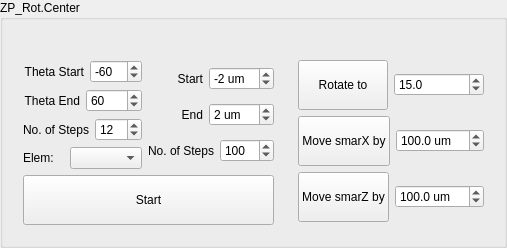
             <widget class="QGroupBox" name="groupBox_34">
              <property name="title">
               <string>ZP_Rot.Center</string>
              </property>
              <layout class="QGridLayout" name="gridLayout_66">
               <item row="1" column="0">
                <layout class="QGridLayout" name="gridLayout_65">
                 <item row="0" column="0">
                  <widget class="QWidget" name="widget_7" native="true">
                   <layout class="QGridLayout" name="gridLayout_63">
                    <item row="0" column="0">
                     <layout class="QGridLayout" name="gridLayout_64">
                      <item row="0" column="0">
                       <layout class="QVBoxLayout" name="verticalLayout_41">
                        <item>
                         <layout class="QVBoxLayout" name="verticalLayout_42">
                          <item>
                           <layout class="QHBoxLayout" name="horizontalLayout_66">
                            <item>
                             <widget class="QLabel" name="label_103">
                              <property name="text">
                               <string>Theta Start</string>
                              </property>
                              <property name="alignment">
                               <set>Qt::AlignRight|Qt::AlignTrailing|Qt::AlignVCenter</set>
                              </property>
                             </widget>
                            </item>
                            <item>
                             <widget class="QSpinBox" name="spinBox_13">
                              <property name="sizePolicy">
                               <sizepolicy hsizetype="Minimum" vsizetype="Fixed">
                                <horstretch>0</horstretch>
                                <verstretch>0</verstretch>
                               </sizepolicy>
                              </property>
                              <property name="suffix">
                               <string/>
                              </property>
                              <property name="minimum">
                               <number>-120</number>
                              </property>
                              <property name="maximum">
                               <number>120</number>
                              </property>
                              <property name="singleStep">
                               <number>10</number>
                              </property>
                              <property name="value">
                               <number>-60</number>
                              </property>
                              <property name="displayIntegerBase">
                               <number>10</number>
                              </property>
                             </widget>
                            </item>
                           </layout>
                          </item>
                          <item>
                           <layout class="QHBoxLayout" name="horizontalLayout_67">
                            <item>
                             <widget class="QLabel" name="label_104">
                              <property name="text">
                               <string>Theta End</string>
                              </property>
                              <property name="alignment">
                               <set>Qt::AlignRight|Qt::AlignTrailing|Qt::AlignVCenter</set>
                              </property>
                             </widget>
                            </item>
                            <item>
                             <widget class="QSpinBox" name="spinBox_16">
                              <property name="sizePolicy">
                               <sizepolicy hsizetype="Minimum" vsizetype="Fixed">
                                <horstretch>0</horstretch>
                                <verstretch>0</verstretch>
                               </sizepolicy>
                              </property>
                              <property name="suffix">
                               <string/>
                              </property>
                              <property name="minimum">
                               <number>-120</number>
                              </property>
                              <property name="maximum">
                               <number>120</number>
                              </property>
                              <property name="singleStep">
                               <number>10</number>
                              </property>
                              <property name="value">
                               <number>60</number>
                              </property>
                             </widget>
                            </item>
                           </layout>
                          </item>
                          <item>
                           <layout class="QHBoxLayout" name="horizontalLayout_70">
                            <item>
                             <widget class="QLabel" name="label_107">
                              <property name="text">
                               <string>No. of Steps</string>
                              </property>
                              <property name="alignment">
                               <set>Qt::AlignRight|Qt::AlignTrailing|Qt::AlignVCenter</set>
                              </property>
                             </widget>
                            </item>
                            <item>
                             <widget class="QSpinBox" name="spinBox_17">
                              <property name="sizePolicy">
                               <sizepolicy hsizetype="Minimum" vsizetype="Fixed">
                                <horstretch>0</horstretch>
                                <verstretch>0</verstretch>
                               </sizepolicy>
                              </property>
                              <property name="suffix">
                               <string/>
                              </property>
                              <property name="minimum">
                               <number>1</number>
                              </property>
                              <property name="maximum">
                               <number>100</number>
                              </property>
                              <property name="value">
                               <number>12</number>
                              </property>
                             </widget>
                            </item>
                           </layout>
                          </item>
                         </layout>
                        </item>
                        <item>
                         <layout class="QHBoxLayout" name="horizontalLayout_71">
                          <item>
                           <widget class="QLabel" name="label_98">
                            <property name="text">
                             <string>Elem:</string>
                            </property>
                           </widget>
                          </item>
                          <item>
                           <widget class="QComboBox" name="cb_zp_rot_elem"/>
                          </item>
                         </layout>
                        </item>
                       </layout>
                      </item>
                      <item row="0" column="1">
                       <layout class="QVBoxLayout" name="verticalLayout_43">
                        <item>
                         <layout class="QHBoxLayout" name="horizontalLayout_72">
                          <item>
                           <widget class="QLabel" name="label_108">
                            <property name="text">
                             <string>Start</string>
                            </property>
                            <property name="alignment">
                             <set>Qt::AlignRight|Qt::AlignTrailing|Qt::AlignVCenter</set>
                            </property>
                           </widget>
                          </item>
                          <item>
                           <widget class="QSpinBox" name="spinBox_18">
                            <property name="sizePolicy">
                             <sizepolicy hsizetype="Preferred" vsizetype="Fixed">
                              <horstretch>0</horstretch>
                              <verstretch>0</verstretch>
                             </sizepolicy>
                            </property>
                            <property name="suffix">
                             <string> um</string>
                            </property>
                            <property name="minimum">
                             <number>-15</number>
                            </property>
                            <property name="maximum">
                             <number>15</number>
                            </property>
                            <property name="singleStep">
                             <number>2</number>
                            </property>
                            <property name="value">
                             <number>-2</number>
                            </property>
                           </widget>
                          </item>
                         </layout>
                        </item>
                        <item>
                         <layout class="QHBoxLayout" name="horizontalLayout_73">
                          <item>
                           <widget class="QLabel" name="label_109">
                            <property name="text">
                             <string>End</string>
                            </property>
                            <property name="alignment">
                             <set>Qt::AlignRight|Qt::AlignTrailing|Qt::AlignVCenter</set>
                            </property>
                           </widget>
                          </item>
                          <item>
                           <widget class="QSpinBox" name="spinBox_19">
                            <property name="sizePolicy">
                             <sizepolicy hsizetype="Preferred" vsizetype="Fixed">
                              <horstretch>0</horstretch>
                              <verstretch>0</verstretch>
                             </sizepolicy>
                            </property>
                            <property name="suffix">
                             <string> um</string>
                            </property>
                            <property name="minimum">
                             <number>-15</number>
                            </property>
                            <property name="maximum">
                             <number>15</number>
                            </property>
                            <property name="singleStep">
                             <number>2</number>
                            </property>
                            <property name="value">
                             <number>2</number>
                            </property>
                           </widget>
                          </item>
                         </layout>
                        </item>
                        <item>
                         <layout class="QHBoxLayout" name="horizontalLayout_74">
                          <item>
                           <widget class="QLabel" name="label_110">
                            <property name="text">
                             <string>No. of Steps</string>
                            </property>
                            <property name="alignment">
                             <set>Qt::AlignRight|Qt::AlignTrailing|Qt::AlignVCenter</set>
                            </property>
                           </widget>
                          </item>
                          <item>
                           <widget class="QSpinBox" name="spinBox_20">
                            <property name="sizePolicy">
                             <sizepolicy hsizetype="Preferred" vsizetype="Fixed">
                              <horstretch>0</horstretch>
                              <verstretch>0</verstretch>
                             </sizepolicy>
                            </property>
                            <property name="suffix">
                             <string/>
                            </property>
                            <property name="minimum">
                             <number>1</number>
                            </property>
                            <property name="maximum">
                             <number>1000</number>
                            </property>
                            <property name="value">
                             <number>100</number>
                            </property>
                           </widget>
                          </item>
                         </layout>
                        </item>
                       </layout>
                      </item>
                      <item row="1" column="0" colspan="2">
                       <widget class="QPushButton" name="pushButton_8">
                        <property name="sizePolicy">
                         <sizepolicy hsizetype="Expanding" vsizetype="Fixed">
                          <horstretch>0</horstretch>
                          <verstretch>0</verstretch>
                         </sizepolicy>
                        </property>
                        <property name="text">
                         <string>
Start
</string>
                        </property>
                       </widget>
                      </item>
                     </layout>
                    </item>
                   </layout>
                  </widget>
                 </item>
                 <item row="0" column="1">
                  <widget class="QWidget" name="widget_8" native="true">
                   <layout class="QGridLayout" name="gridLayout_62">
                    <item row="0" column="0">
                     <layout class="QHBoxLayout" name="horizontalLayout_79">
                      <item>
                       <widget class="QPushButton" name="pushButton_11">
                        <property name="text">
                         <string>
Rotate to
</string>
                        </property>
                       </widget>
                      </item>
                      <item>
                       <widget class="QDoubleSpinBox" name="doubleSpinBox_5">
                        <property name="suffix">
                         <string/>
                        </property>
                        <property name="decimals">
                         <number>1</number>
                        </property>
                        <property name="minimum">
                         <double>-120.000000000000000</double>
                        </property>
                        <property name="maximum">
                         <double>120.000000000000000</double>
                        </property>
                        <property name="singleStep">
                         <double>5.000000000000000</double>
                        </property>
                        <property name="value">
                         <double>15.000000000000000</double>
                        </property>
                       </widget>
                      </item>
                     </layout>
                    </item>
                    <item row="1" column="0">
                     <layout class="QHBoxLayout" name="horizontalLayout_77">
                      <item>
                       <widget class="QPushButton" name="pushButton_9">
                        <property name="text">
                         <string>  
Move smarX by  
  </string>
                        </property>
                       </widget>
                      </item>
                      <item>
                       <widget class="QDoubleSpinBox" name="doubleSpinBox_3">
                        <property name="suffix">
                         <string> um</string>
                        </property>
                        <property name="decimals">
                         <number>1</number>
                        </property>
                        <property name="minimum">
                         <double>-1000.000000000000000</double>
                        </property>
                        <property name="maximum">
                         <double>1000.000000000000000</double>
                        </property>
                        <property name="value">
                         <double>100.000000000000000</double>
                        </property>
                       </widget>
                      </item>
                     </layout>
                    </item>
                    <item row="2" column="0">
                     <layout class="QHBoxLayout" name="horizontalLayout_78">
                      <item>
                       <widget class="QPushButton" name="pushButton_10">
                        <property name="text">
                         <string>
Move smarZ by
</string>
                        </property>
                       </widget>
                      </item>
                      <item>
                       <widget class="QDoubleSpinBox" name="doubleSpinBox_4">
                        <property name="suffix">
                         <string> um</string>
                        </property>
                        <property name="decimals">
                         <number>1</number>
                        </property>
                        <property name="minimum">
                         <double>-1000.000000000000000</double>
                        </property>
                        <property name="maximum">
                         <double>1000.000000000000000</double>
                        </property>
                        <property name="value">
                         <double>100.000000000000000</double>
                        </property>
                       </widget>
                      </item>
                     </layout>
                    </item>
                   </layout>
                  </widget>
                 </item>
                </layout>
               </item>
               <item row="0" column="0">
                <widget class="QLabel" name="label_156">
                 <property name="sizePolicy">
                  <sizepolicy hsizetype="Preferred" vsizetype="Fixed">
                   <horstretch>0</horstretch>
                   <verstretch>0</verstretch>
                  </sizepolicy>
                 </property>
                 <property name="text">
                  <string/>
                 </property>
                </widget>
               </item>
              </layout>
             </widget>
